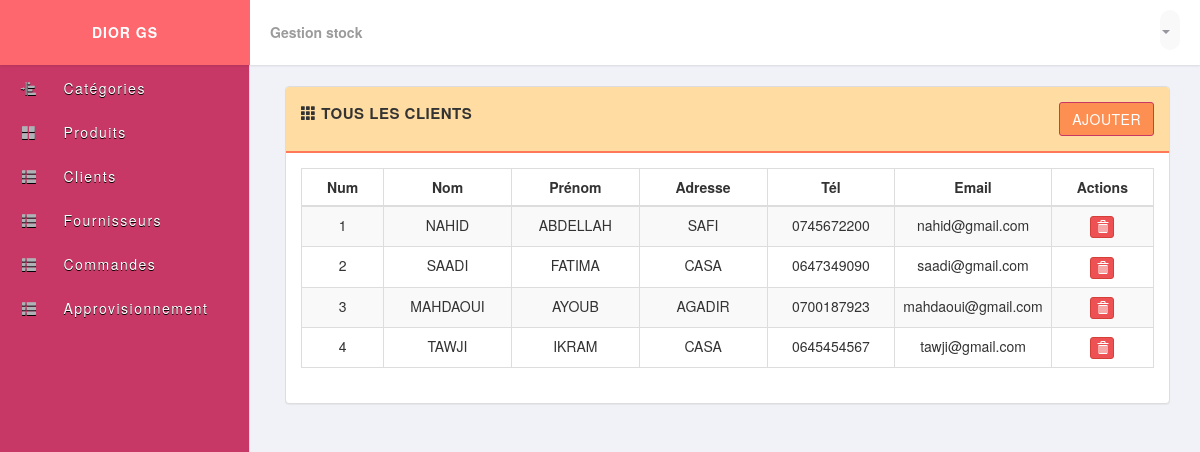
/clients.php, run on the app's committed database.
### tables this page shows
CREATE TABLE IF NOT EXISTS `client` (
  `num` int(11) NOT NULL,
  `nom` varchar(20) NOT NULL,
  `prenom` varchar(20) NOT NULL,
  `adresse` varchar(100) NOT NULL,
  `tel` varchar(16) NOT NULL,
  `email` varchar(40) NOT NULL,
  PRIMARY KEY (`num`)
);

### dbaccess.php (called while the page is built, shortened)
<?php
class Dbaccess
{
    private $_dbHost = 'localhost';
    private $_dbUser = 'root';
    private $_dbPass = '';
    private $_dbName = 'diorgs';
    private $_statement;
    private $_dbHandler;
    public function __construct()
    {
        $conn = 'mysql:host=' . $this->_dbHost . ';dbname=' . $this->_dbName . ';port=3308';
        try {
            $this->_dbHandler = new PDO($conn, $this->_dbUser, $this->_dbPass);
        } catch (PDOException $e) {
            $this->_error = $e->getMessage();
            echo $this->_error;
        }
    }
    public function query($sql)
    {
        $this->_statement = $this->_dbHandler->prepare($sql);
    }
    public function execute()
    {
        return $this->_statement->execute();
    }
    public function resultSet()
    {
        $this->execute();
        return $this->_statement->fetchAll(PDO::FETCH_OBJ);
    }
}

### Classes.php (called while the page is built, shortened)
<?php
require_once('dbaccess.php');
class Client
{
    public function getAll()
    {
        $_dba = new Dbaccess();
        $_dba->query("Select * from client");
        return $_dba->resultSet();
    }
};

### clients.php (the view, shortened to what this page needs)
<?php
require_once('Classes.php');
$cl = new Client();
$lst = $cl->getAll();
?>
<?php include_once('header.php'); ?>
<div class="row">
  <div class="col-md-6">
  </div>
</div>
<div class="row">
  <div class="col-md-12">
    <div class="panel panel-default">
      <div class="panel-heading clearfix">
        <strong>
          <span class="glyphicon glyphicon-th"></span>
          <span>Tous les clients</span>
        </strong>
        <div class="pull-right">
          <a href="ajouter_client.php" class="btn btn-primary">Ajouter</a>
        </div>
      </div>
      <div class="panel-body">
        <table class="table table-bordered table-striped">
          <thead>
            <tr>
              <th class="text-center" style="width: 30px;">Num</th>
              <th class="text-center" style="width: 15%;"> Nom</th>
              <th class="text-center" style="width: 15%;"> Prénom</th>
              <th class="text-center" style="width: 15%;"> Adresse </th>
              <th class="text-center" style="width: 15%;"> Tél </th>
              <th class="text-center" style="width: 16%;"> Email </th>
              <th class="text-center" style="width: 12%;"> Actions </th>
            </tr>
          </thead>
          <tbody>
            <?php foreach ($lst as $c) : ?>
              <tr>
                <td class="text-center"><?php echo $c->num; ?></td>
                <td class="text-center"><?php echo $c->nom; ?></td>
                <td class="text-center"><?php echo $c->prenom; ?></td>
                <td class="text-center"><?php echo $c->adresse; ?></td>
                <td class="text-center"><?php echo $c->tel; ?></td>
                <td class="text-center"><?php echo $c->email; ?></td>
                <td class="text-center">
                  <div class="btn-group">
                    <a href="supprimer_client.php?num=<?php echo $c->num;
                                                      ?>" class="btn btn-danger btn-xs" title="Delete" data-toggle="tooltip">
                      <span class="glyphicon glyphicon-trash"></span>
                    </a>
                  </div>
                </td>
              </tr>
            <?php endforeach; ?>
          </tbody>
        </table>
      </div>
    </div>
  </div>
</div>
<?php include_once('footer.php'); ?>

### css/main.css (style rules this page uses)
body { font-family: 'Helvetica Neue', Helvetica, Arial, sans-serif; font-weight: 400; overflow-x: hidden; overflow-y: auto; background: #f1f2f7; height: 100%; width: 100%; }
a { color #777; text-decoration: none; }
.panel-default >.panel-heading { background-color: #FFDCA2; border-bottom: 2px solid #FF7857; font-size: 15px; text-transform: uppercase; letter-spacing: .5px; padding: 15px; }
.btn { border-radius: 3px; -webkit-transition: all 300ms ease-in-out; -moz-transition: all 300ms ease-in-out; transition: all 300ms ease-in-out; }
.btn-primary { color: #fff; background-color: #FD8F52; border-color: #C73866 }
.btn-danger { background-color: #ed5153 }

### data on the page
client: num "1", nom "NAHID", prenom "ABDELLAH", adresse "SAFI", tel "0745672200", email "nahid@gmail.com"
client: num "2", nom "SAADI", prenom "FATIMA", adresse "CASA", tel "0647349090", email "saadi@gmail.com"
client: num "3", nom "MAHDAOUI", prenom "AYOUB", adresse "AGADIR", tel "0700187923", email "mahdaoui@gmail.com"
client: num "4", nom "TAWJI", prenom "IKRAM", adresse "CASA", tel "0645454567", email "tawji@gmail.com"
